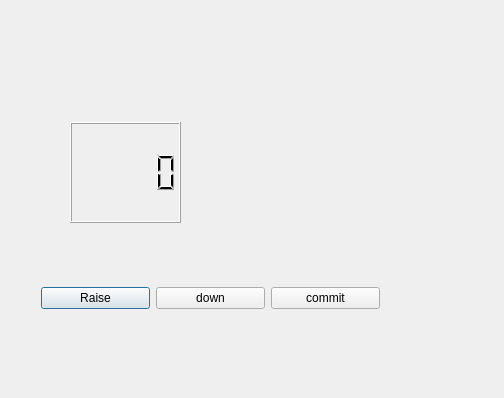
<?xml version="1.0" encoding="UTF-8"?>
<ui version="4.0">
 <class>Dialog</class>
 <widget class="QDialog" name="Dialog">
  <property name="geometry">
   <rect>
    <x>0</x>
    <y>0</y>
    <width>504</width>
    <height>398</height>
   </rect>
  </property>
  <property name="windowTitle">
   <string>Dialog</string>
  </property>
  <widget class="QWidget" name="gridLayoutWidget">
   <property name="geometry">
    <rect>
     <x>30</x>
     <y>248</y>
     <width>361</width>
     <height>101</height>
    </rect>
   </property>
   <layout class="QGridLayout" name="gridLayout">
    <item row="2" column="0">
     <widget class="QPushButton" name="pushButton_1">
      <property name="text">
       <string>Raise</string>
      </property>
     </widget>
    </item>
    <item row="2" column="2">
     <widget class="QPushButton" name="pushButton_3">
      <property name="text">
       <string>commit</string>
      </property>
     </widget>
    </item>
    <item row="2" column="1">
     <widget class="QPushButton" name="pushButton_2">
      <property name="text">
       <string>down</string>
      </property>
     </widget>
    </item>
   </layout>
  </widget>
  <widget class="QLCDNumber" name="lcdNumber">
   <property name="geometry">
    <rect>
     <x>70</x>
     <y>122</y>
     <width>111</width>
     <height>101</height>
    </rect>
   </property>
  </widget>
 </widget>
 <layoutdefault spacing="6" margin="11"/>
 <resources/>
 <connections/>
</ui>
